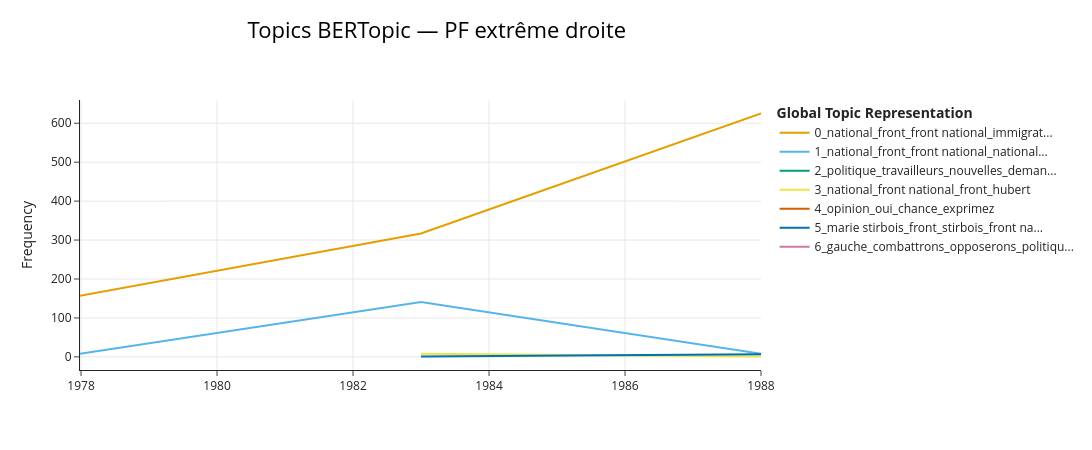

Here is the notebook cell this chart was saved with:
### Code cell
# ── Topics Over Time ──────────────────────────────────────────────────────────
# Calcule l'importance de chaque topic par période.
# C'est la réponse directe à "y a-t-il une évolution entre 1981, 1988 et 1993 ?"
tot = topic_model.topics_over_time(
    docs=docs, timestamps=timestamps,
    nr_bins=3,            # 3 périodes = une par année
    evolution_tuning=True  # lissage entre périodes
)

top_topics = [t for t in info[info['Topic'] != -1]['Topic'].values[:8]]
fig = topic_model.visualize_topics_over_time(
    tot, topics=top_topics,
    title='Topics BERTopic — PF extrême droite'
)
fig.show()

### Figure 1 — Plotly figure (JSON) as saved in the notebook; plotly's stock layout.template omitted (floating-point values rounded to 4 significant figures)
{"data": [{"hoverinfo": "text", "hovertext": ["<b>Topic 0</b><br>Words: national, front, front national, nationale, ans", "<b>Topic 0</b><br>Words: national, front, front national, nationale, avenir", "<b>Topic 0</b><br>Words: immigration, national, front, front national, ans"], "marker": {"color": "#E69F00"}, "mode": "lines", "name": "0_national_front_front national_immigrat...", "type": "scatter", "x": [1978.0, 1983.0, 1988.0], "y": [157, 317, 625]}, {"hoverinfo": "text", "hovertext": ["<b>Topic 1</b><br>Words: national, front, front national, nationale, enseignement", "<b>Topic 1</b><br>Words: national, front national, front, nationale, avenir", "<b>Topic 1</b><br>Words: maire, national, front, front national, adjoint maire"], "marker": {"color": "#56B4E9"}, "mode": "lines", "name": "1_national_front_front national_national...", "type": "scatter", "x": [1978.0, 1983.0, 1988.0], "y": [8, 141, 8]}, {"hoverinfo": "text", "hovertext": ["<b>Topic 2</b><br>Words: politique, travailleurs, nouvelles, demandons, parti forces"], "marker": {"color": "#009E73"}, "mode": "lines", "name": "2_politique_travailleurs_nouvelles_deman...", "type": "scatter", "x": [1978.0], "y": [58]}, {"hoverinfo": "text", "hovertext": ["<b>Topic 3</b><br>Words: national, front national, front, nationale, jean", "<b>Topic 3</b><br>Words: hubert fayard, fayard, hubert, haute loire, loire"], "marker": {"color": "#F0E442"}, "mode": "lines", "name": "3_national_front national_front_hubert", "type": "scatter", "x": [1983.0, 1988.0], "y": [8, 1]}, {"hoverinfo": "text", "hovertext": ["<b>Topic 4</b><br>Words: opinion, oui, chance, exprimez, gauche"], "marker": {"color": "#D55E00"}, "mode": "lines", "name": "4_opinion_oui_chance_exprimez", "type": "scatter", "x": [1978.0], "y": [8]}, {"hoverinfo": "text", "hovertext": ["<b>Topic 5</b><br>Words: tard, fierté, choisit, idées, union", "<b>Topic 5</b><br>Words: marie stirbois, front, stirbois, front national, national"], "marker": {"color": "#0072B2"}, "mode": "lines", "name": "5_marie stirbois_front_stirbois_front na...", "type": "scatter", "x": [1983.0, 1988.0], "y": [1, 7]}, {"hoverinfo": "text", "hovertext": ["<b>Topic 6</b><br>Words: gauche, combattrons, opposerons, politique, réclamons"], "marker": {"color": "#CC79A7"}, "mode": "lines", "name": "6_gauche_combattrons_opposerons_politiqu...", "type": "scatter", "x": [1978.0], "y": [7]}], "layout": {"height": 450, "hoverlabel": {"bgcolor": "white", "font": {"family": "Rockwell", "size": 16}}, "legend": {"title": {"text": "<b>Global Topic Representation"}}, "title": {"font": {"color": "Black", "size": 22}, "text": "Topics BERTopic — PF extrême droite", "x": 0.4, "xanchor": "center", "y": 0.95, "yanchor": "top"}, "width": 1250, "xaxis": {"showgrid": true}, "yaxis": {"showgrid": true, "title": {"text": "Frequency"}}}}
